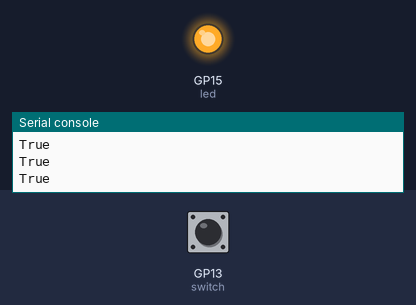
A program run on a simulated Raspberry Pi Pico running CircuitPython. Parts: output pins drawn as LEDs (lit = HIGH), the last lines printed to the serial console. Inputs (shaded band) come from the test bench; at power-on: GP13 (switch) HIGH.

Above: at 1.2 s.
1.3 s: GP13 (switch) pulled LOW for 0.3 s
At 1.9 s:
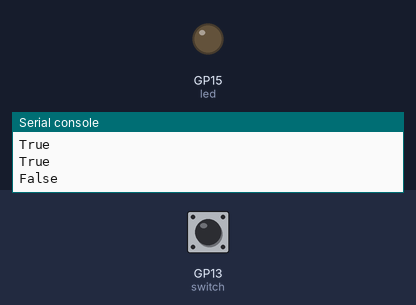
3.5 s: GP13 (switch) pulled LOW for 3.2 s
At 7.6 s:
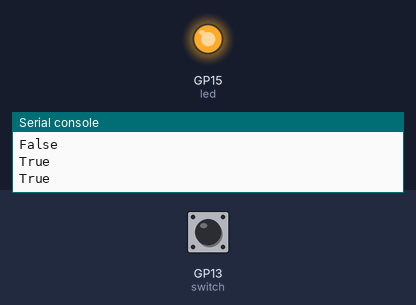
Timing chart, 0 to 9.1 s (numbered marks = the images above; inputs shaded):
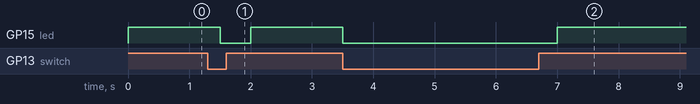

Measured:
- after the input at 1.3 s, GP15 (led): HIGH → LOW after 0.20 s, → HIGH 0.50 s later
- after the input at 3.5 s, GP15 (led): HIGH → LOW at once, → HIGH 3.5 s later

The program:

code.py
```python
import time
import board
import digitalio

led = digitalio.DigitalInOut(board.GP15)
led.direction = digitalio.Direction.OUTPUT

switch = digitalio.DigitalInOut(board.GP13)
switch.switch_to_input(pull=digitalio.Pull.UP)

while True:
    print(switch.value)
    led.value = switch.value
    time.sleep(0.5)
```
